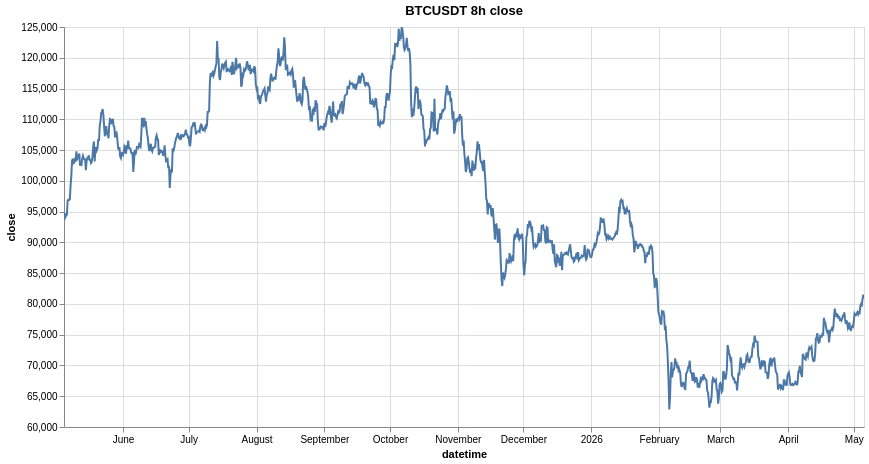

The code cell stored with this chart in its notebook:
### Code cell
alt.data_transformers.enable("vegafusion")
research.plot_dyn_timeseries(ts, sym, 'close', time_interval)

### Figure 1 — Vega specification as saved in the notebook (floating-point values rounded to 4 significant figures; data arrays with more than 128 entries replaced by an {"elided": "..."} marker saying what was removed)
{"$schema": "https://vega.github.io/schema/vega/v6.json", "data": [{"name": "param_db82be42624d4632_store"}, {"name": "param_e9b61157fc812227_store"}, {"name": "source_0", "values": {"elided": "1098 records"}, "transform": [{"type": "formula", "expr": "toDate(datum['datetime'])", "as": "datetime"}]}, {"name": "source_0_y_domain_close", "values": [{"min": 62870.0, "max": 124900.0}]}], "signals": [{"name": "unit", "value": {}, "on": [{"events": "pointermove", "update": "isTuple(group()) ? group() : unit"}]}, {"name": "param_db82be42624d4632", "update": "vlSelectionResolve(\"param_db82be42624d4632_store\", \"union\")"}, {"name": "param_e9b61157fc812227", "update": "vlSelectionResolve(\"param_e9b61157fc812227_store\", \"union\")"}, {"name": "param_db82be42624d4632_datetime", "on": [{"events": [{"source": "view", "type": "dblclick"}], "update": "null"}, {"events": {"signal": "param_db82be42624d4632_translate_delta"}, "update": "panLinear(param_db82be42624d4632_translate_anchor.extent_x, -param_db82be42624d4632_translate_delta.x / width)"}, {"events": {"signal": "param_db82be42624d4632_zoom_delta"}, "update": "zoomLinear(domain(\"x\"), param_db82be42624d4632_zoom_anchor.x, param_db82be42624d4632_zoom_delta)"}]}, {"name": "param_db82be42624d4632_tuple", "on": [{"events": [{"signal": "param_db82be42624d4632_datetime"}], "update": "param_db82be42624d4632_datetime ? {unit: \"\", fields: param_db82be42624d4632_tuple_fields, values: [param_db82be42624d4632_datetime]} : null"}]}, {"name": "param_db82be42624d4632_tuple_fields", "value": [{"field": "datetime", "channel": "x", "type": "R"}]}, {"name": "param_db82be42624d4632_translate_anchor", "value": {}, "on": [{"events": [{"source": "scope", "type": "pointerdown"}], "update": "{x: x(unit), y: y(unit), extent_x: domain(\"x\")}"}]}, {"name": "param_db82be42624d4632_translate_delta", "value": {}, "on": [{"events": [{"source": "window", "between": [{"source": "scope", "type": "pointerdown"}, {"source": "window", "type": "pointerup"}], "type": "pointermove", "consume": true}], "update": "{x: param_db82be42624d4632_translate_anchor.x - x(unit), y: param_db82be42624d4632_translate_anchor.y - y(unit)}"}]}, {"name": "param_db82be42624d4632_zoom_anchor", "on": [{"events": [{"source": "scope", "consume": true, "type": "wheel"}], "update": "{x: invert(\"x\", x(unit)), y: invert(\"y\", y(unit))}"}]}, {"name": "param_db82be42624d4632_zoom_delta", "on": [{"events": [{"source": "scope", "type": "wheel", "consume": true}], "update": "pow(1.001, event.deltaY * pow(16, event.deltaMode))", "force": true}]}, {"name": "param_db82be42624d4632_modify", "on": [{"events": {"signal": "param_db82be42624d4632_tuple"}, "update": "modify(\"param_db82be42624d4632_store\", param_db82be42624d4632_tuple, true)"}]}, {"name": "param_e9b61157fc812227_close", "on": [{"events": [{"source": "view", "type": "dblclick"}], "update": "null"}, {"events": {"signal": "param_e9b61157fc812227_translate_delta"}, "update": "panLinear(param_e9b61157fc812227_translate_anchor.extent_y, param_e9b61157fc812227_translate_delta.y / height)"}, {"events": {"signal": "param_e9b61157fc812227_zoom_delta"}, "update": "zoomLinear(domain(\"y\"), param_e9b61157fc812227_zoom_anchor.y, param_e9b61157fc812227_zoom_delta)"}]}, {"name": "param_e9b61157fc812227_tuple", "on": [{"events": [{"signal": "param_e9b61157fc812227_close"}], "update": "param_e9b61157fc812227_close ? {unit: \"\", fields: param_e9b61157fc812227_tuple_fields, values: [param_e9b61157fc812227_close]} : null"}]}, {"name": "param_e9b61157fc812227_tuple_fields", "value": [{"field": "close", "channel": "y", "type": "R"}]}, {"name": "param_e9b61157fc812227_translate_anchor", "value": {}, "on": [{"events": [{"source": "scope", "type": "pointerdown"}], "update": "{x: x(unit), y: y(unit), extent_y: domain(\"y\")}"}]}, {"name": "param_e9b61157fc812227_translate_delta", "value": {}, "on": [{"events": [{"source": "window", "between": [{"source": "scope", "type": "pointerdown"}, {"source": "window", "type": "pointerup"}], "consume": true, "type": "pointermove"}], "update": "{x: param_e9b61157fc812227_translate_anchor.x - x(unit), y: param_e9b61157fc812227_translate_anchor.y - y(unit)}"}]}, {"name": "param_e9b61157fc812227_zoom_anchor", "on": [{"events": [{"source": "scope", "consume": true, "type": "wheel"}], "update": "{x: invert(\"x\", x(unit)), y: invert(\"y\", y(unit))}"}]}, {"name": "param_e9b61157fc812227_zoom_delta", "on": [{"events": [{"source": "scope", "type": "wheel", "consume": true}], "update": "pow(1.001, event.deltaY * pow(16, event.deltaMode))", "force": true}]}, {"name": "param_e9b61157fc812227_modify", "on": [{"events": {"signal": "param_e9b61157fc812227_tuple"}, "update": "modify(\"param_e9b61157fc812227_store\", param_e9b61157fc812227_tuple, true)"}]}], "marks": [{"type": "line", "name": "marks", "from": {"data": "source_0"}, "sort": {"field": "x"}, "encode": {"update": {"stroke": {"value": "#4c78a8"}, "x": {"field": "datetime", "scale": "x"}, "defined": {"signal": "isValid(datum[\"datetime\"]) && isFinite(+datum[\"datetime\"]) && isValid(datum[\"close\"]) && isFinite(+datum[\"close\"])"}, "y": {"field": "close", "scale": "y"}, "tooltip": {"signal": "{\"datetime\": timeFormat(datum[\"datetime\"], \"%b %d, %Y\"), \"close\": format(datum[\"close\"], \"\")}"}}}, "style": ["line"], "interactive": true, "clip": true}], "scales": [{"name": "x", "type": "time", "domain": {"data": "source_0", "field": "datetime"}, "range": [0, {"signal": "width"}], "domainRaw": {"signal": "param_db82be42624d4632[\"datetime\"]"}}, {"name": "y", "type": "linear", "domain": [{"signal": "(data(\"source_0_y_domain_close\")[0] || {}).min"}, {"signal": "(data(\"source_0_y_domain_close\")[0] || {}).max"}], "range": [{"signal": "height"}, 0], "nice": true, "zero": false, "domainRaw": {"signal": "param_e9b61157fc812227[\"close\"]"}}], "axes": [{"scale": "x", "zindex": 0, "grid": true, "maxExtent": 0, "aria": false, "minExtent": 0, "ticks": false, "orient": "bottom", "labels": false, "gridScale": "y", "tickCount": {"signal": "ceil(width/40)"}, "domain": false}, {"scale": "y", "orient": "left", "gridScale": "x", "minExtent": 0, "zindex": 0, "domain": false, "maxExtent": 0, "grid": true, "labels": false, "aria": false, "ticks": false, "tickCount": {"signal": "ceil(height/40)"}}, {"scale": "x", "labelFlush": true, "orient": "bottom", "zindex": 0, "title": "datetime", "tickCount": {"signal": "ceil(width/40)"}, "grid": false, "labelOverlap": true}, {"scale": "y", "labelOverlap": true, "zindex": 0, "grid": false, "orient": "left", "tickCount": {"signal": "ceil(height/40)"}, "title": "close"}], "title": {"text": "BTCUSDT 8h close", "frame": "group"}, "height": 400, "width": 800, "padding": 5, "style": "cell", "background": "white"}
